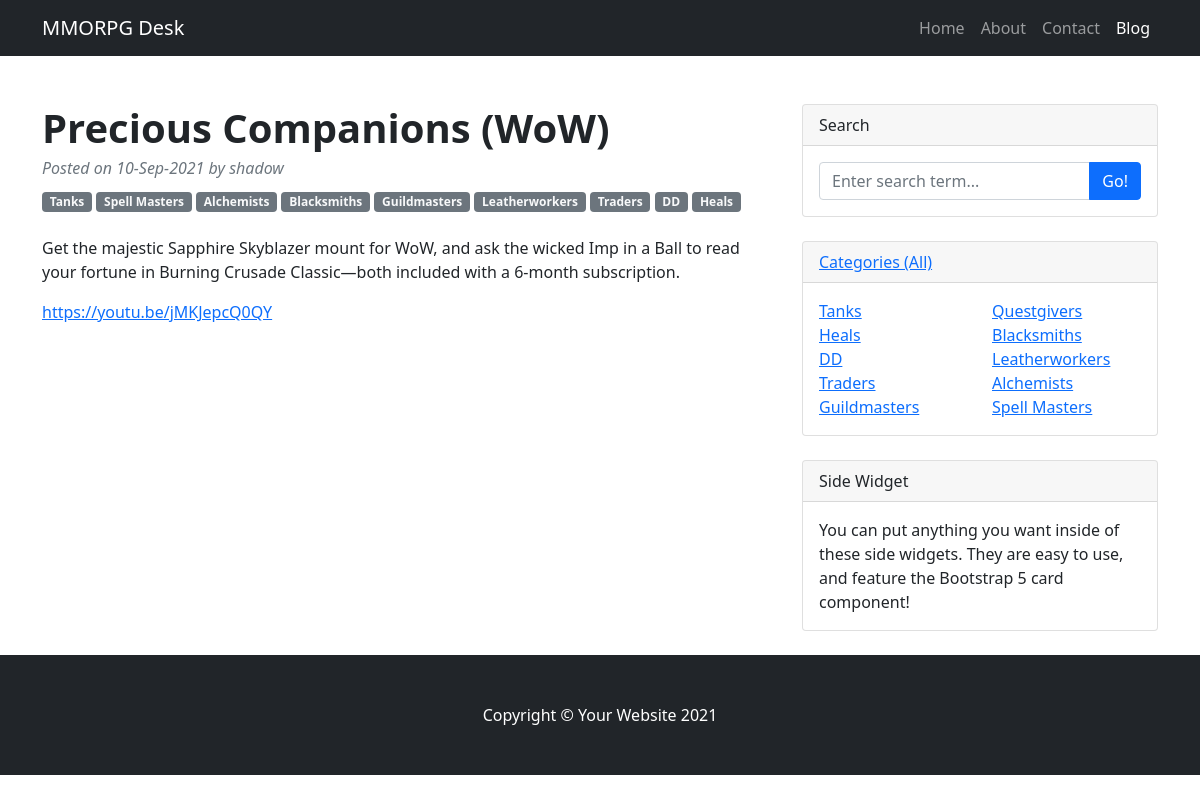
The page /posts/2 on the database its author committed.
### BB/models.py (models this page shows, shortened)
class Post(models.Model):
    author = models.ForeignKey(User, on_delete=models.CASCADE)
    category = models.ManyToManyField(Category, through='PostCategory')
    title = models.CharField(max_length=255)
    date_posted = models.DateTimeField(auto_now_add=True)
    content = RichTextField()
    rating = models.IntegerField(default=0)

class Category(models.Model):
    name = models.CharField(max_length=255, unique=True)

### BB/views.py (the view)
# urls.py: path('<int:pk>', PostDetail.as_view(), name='post_detail'),  # pk — это первичный ключ товара, который будет выводиться у нас в шаблон
class PostDetail(DetailView):
    model = Post
    template_name = 'BB/post_detail.html'
    context_object_name = 'post'
    queryset = Post.objects.all()
    def get_context_data(self, **kwargs):
        context = super().get_context_data(**kwargs)
        i = 0
        list_fh = []
        list_sh = []
        for cat in Category.objects.all():
            i += 1
            if i <= len(Category.objects.all())/2:
                list_fh.append(cat)
            else:
                list_sh.append(cat)
        context['categories'] = Category.objects.all()
        context['cat_fh'] = list_fh
        context['cat_sh'] = list_sh
        return context

### templates/BB/post_detail.html
{% extends 'flatpages/default.html' %}
{% block content %}
    <article>
        <header class="mb-4">
            <h1 class="fw-bolder mb-1">{{ post.title }}</h1>
            <div class="text-muted fst-italic mb-2">Posted on {{ post.date_posted|date:'d-M-Y' }} {{ post_posted|time:"H:i" }} by {{ post.author }}</div>
            {% for c in post.category.all %}
                <a class="badge bg-secondary text-decoration-none link-light" href="{% url 'category_detail' c.id %}">{{ c.name }}</a>
            {% endfor %}
        </header>
        <section class="mb-5">
            {{ post.content|safe }}
        </section>
    </article>
{% endblock content %}
{% block cat-widget %}
    {% if cat_fh or cat_sh %}
        <div class="col-sm-6">
            <ul class="list-unstyled mb-0">
                {% for category in cat_fh %}
                    <li><a href="{% url 'category_detail' category.id %}">{{ category.name }}</a></li>
                {% endfor %}
            </ul>
        </div>
        <div class="col-sm-6">
            <ul class="list-unstyled mb-0">
                {% for category in cat_sh %}
                    <li><a href="{% url 'category_detail' category.id %}">{{ category.name }}</a></li>
                {% endfor %}
            </ul>
        </div>
    {% else %}
        <h4>Categories not found</h4>
    {% endif %}
{% endblock cat-widget %}

### rows shown on the page
Post: title "Precious Companions (WoW)", date_posted "10-Sep-2021", author "shadow", content "Get the majestic Sapphire Skyblazer mount for WoW, and ask the wicked Imp in a Ball to read your fortune in Burning Crusade Classic—both included with a 6-month subscription. https://youtu.be/jMKJepcQ0QY"
Category: name "Tanks"
Category: name "Spell Masters"
Category: name "Alchemists"
Category: name "Blacksmiths"
Category: name "Guildmasters"
Category: name "Leatherworkers"
Category: name "Traders"
Category: name "DD"
Category: name "Heals"
Category: name "Questgivers"
